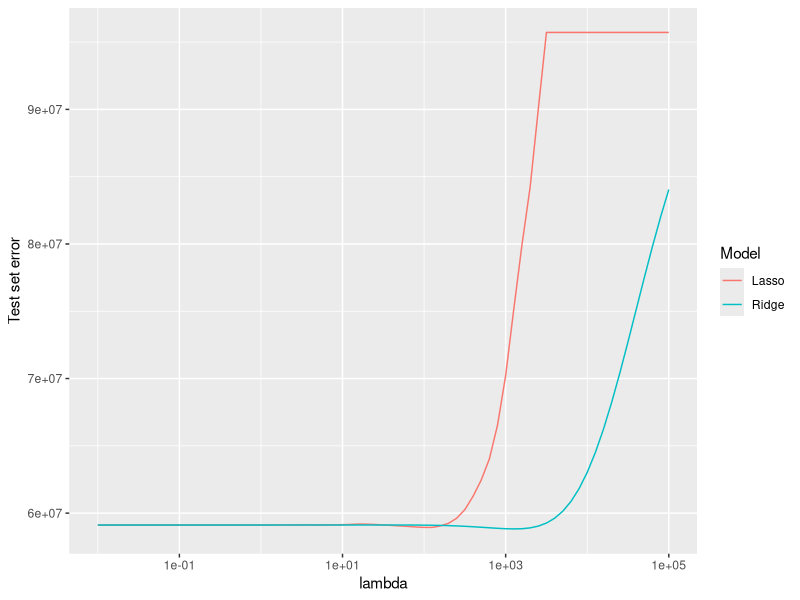

The R source for this figure: (Note: this script raises an error after producing the figure.)
## ---- chunk 1
#import train and validate and get ride of X1 column
library(ggplot2)
library(plyr)
setwd("~/Documents/226Project")
train = read.csv(file = "final_train_data.csv")
validate = read.csv(file = "final_validation_data.csv")
train = train[,-1]
validate = validate[,-1]
## ---- chunk 2
#function to standardize numeric cols

stdize = function(df) {
  continuous_covariates = c("Model_Year", "Mileage", "Feedback_Perc", "N_Reviews", "review_polarity", "review_positivity")
  for(i in 1:length(continuous_covariates)) {
    x_bar = mean(df[,continuous_covariates[[i]]])
    scale = sd(df[,continuous_covariates[[i]]])
    df[,continuous_covariates[[i]]] = (df[,continuous_covariates[[i]]]-x_bar)/scale
  }
  return(df)
}
#test out function
df = stdize(train)
df
## ---- chunk 3
#construct stepwise model
fm.lower = lm(data = train, Price ~ 1)
fm.upper = lm(data = train, Price ~ . + I(Model_Year^2) + I(Mileage^2))
stepped = step(fm.lower,
     scope = list(lower = fm.lower,
                  upper = fm.upper),
     direction = "forward")

stepwise_formula = formula(stepped)
## ---- chunk 4
#stepwise results
library(modelr)
stepwise_formula
stepwise_model = lm(stepwise_formula, train)
summary(stepwise_model)
print("forward-stepwise train error")
rmse(stepwise_model, train)
print("forward-stepwise validation error")
rmse(stepwise_model, validate)
## ---- chunk 5
#dumb LM
dumb_linear_model = lm( Price ~ 1, data = train)
print("simple LM train error")
rmse(dumb_linear_model, train)
print("simple LM validation error")
rmse(dumb_linear_model, validate)
## ---- chunk 6
#simple LM (only covariates from data exploration)
linear_model = lm(data = train, Price ~ . + I(Model_Year^2) + I(Mileage^2))
print("simple LM train error")
rmse(linear_model, train)
print("simple LM validation error")
rmse(linear_model, validate)
## ---- chunk 7
#kitchen sink LM
kitchen_sink_linear_model = lm(data = train, Price ~ . + I(Model_Year^2) + I(Mileage^2))
print("kitchen sink LM train error")
rmse(kitchen_sink_linear_model, train)
print("kitchen sink LM validation error")
rmse(kitchen_sink_linear_model, validate)
## ---- chunk 8
#lasso and ridge for LM
library(glmnet)
total = rbind(train, validate)
total = stdize(total)
X = model.matrix(Price ~ 0 + ., total)
Y = total$Price
X.train = X[1:nrow(train),]
X.test = X[(nrow(train)+1):nrow(total),]
Y.train = Y[1:nrow(train)]
Y.test = Y[(nrow(train)+1):nrow(total)]
length(Y.train)
length(X.train)

# set lambda sequence to use for lasso and ridge
lambdas = 10^seq(-2,5,0.1)

# ridge regression
fm.ridge = glmnet(X.train, Y.train, alpha = 0, lambda = lambdas, thresh = 1e-12)

# test error of ridge regression at each lambda
ridge.test = adply(lambdas, 1, function(l) {
  return( data.frame(l, mean( (Y.test - predict(fm.ridge, s = l, newx = X.test))^2 ), "Ridge" ))
}, .id = NULL)
colnames(ridge.test) = c("lambda", "TestErr", "Model")

#lasso
fm.lasso = glmnet(X.train, Y.train, alpha = 1, lambda = lambdas, thresh = 1e-12)

# test error of lasso at each lambda
lasso.test = adply(lambdas, 1, function(l) {
  return( data.frame(l, mean( (Y.test - predict(fm.lasso, s = l, newx = X.test))^2 ), "Lasso" ))
}, .id = NULL)
colnames(lasso.test) = c("lambda", "TestErr", "Model")

# combine test error of each model into one data frame
test.df = rbind(ridge.test, lasso.test)
test.df$Model = factor(test.df$Model)

# plot test error
ggplot(data = test.df, aes(x = lambda, y = TestErr, color = Model)) + 
  geom_line()  + scale_x_log10() + ylab("Test set error")

# What is the minimum test error for ridge and lasso?
ridge.min.err = min(ridge.test$TestErr)
lasso.min.err = min(lasso.test$TestErr)
print("ridge min error:")
sqrt(ridge.min.err)
print("lasso min error:")
sqrt(lasso.min.err)

# Which lambda achieves the minimum test error for ridge and lasso?
ridge.min.l = lambdas[which.min(ridge.test$TestErr)]
lasso.min.l = lambdas[which.min(lasso.test$TestErr)]
print("ridge min lambda")
ridge.min.l
print("lasso min lambda")
lasso.min.l

# What are the coefficients at the test error minimizing models?
#cbind(predict(fm.lasso, s = lasso.min.l, type = "coefficients"), 
#predict(fm.ridge, s = ridge.min.l, type = "coefficients"))
## ---- chunk 9
x = c(1, 1, 0)
y = c(1, 0, 1)
table(x,y)
## ---- chunk 10
library("e1071")

svm_model <- svm(New ~ ., data=train, type = "C-classification")

summary(svm_model)
pred = predict(svm_model, train)
table(pred, train$New)
## ---- chunk 11
#SVM
library("e1071")

data = train[1:1000,]

#tune gamma
#tuned_parameters <- tune.svm(has_warranty ~ ., data = data, type = "C-classification", gamma = 10^(-5:-1), cost = 10^(-3:1))
#summary(tuned_parameters)

best.gamma = .1
best.cost = 10

svm_model = svm(has_warranty ~., data = train, type = "C-classification", kernel = "radial", gamma = best.gamma, cost = best.cost)

#train prediction
pred = predict(svm_model, train)
t1 = table(predict(svm_model), train$has_warranty, dnn=c("Prediction", "Actual"))
t1
average.loss.train = (t1[1,1] + t1[2,2])/sum(t1)
average.loss.train

#validation prediction
t2 = table(predict(svm_model, newdata = validate), validate$has_warranty, dnn=c("Prediction", "Actual"))  
t2
average.loss.validate = (t2[1,1] + t2[2,2])/sum(t2)
average.loss.validate
